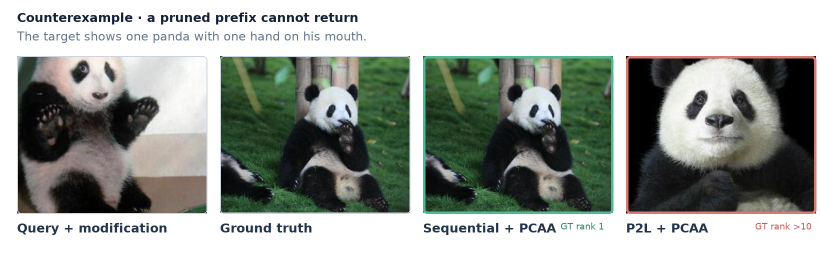
#> input picture docs/assets/case_counterexample.png, 1640 x 520 px, given in place of candidate_retriever_2.jpg, which was not available (shown at 1/2 size)
$ python plot_vldb_system_pipeline.py
#> lines starting #> are read from the running program, lines starting #| are printed output that depends on the picture; after the words box and inside, x2 and y2 are one past the last pixel; in counts of white or black regions, pixels touching at a corner belong together; pictures that were not available may be replaced by others from this repository, and a replacement may not be noted
### scripts/structnar/vldb_figure_style.py
"""Shared drawing primitives for StructNAR PVLDB system diagrams."""

from pathlib import Path

import matplotlib as mpl
import matplotlib.pyplot as plt
import numpy as np
from matplotlib.patches import FancyArrowPatch, FancyBboxPatch, Rectangle
from PIL import Image


ROOT = Path(__file__).resolve().parents[2]
PAPER_DIR = ROOT / "VLDB" / "vldb2027"
FIG_DIR = PAPER_DIR / "figures"
ASSET_DIR = FIG_DIR / "assets"

COLORS = {
    "ink": "#1F2937",
    "muted": "#5B6573",
    "line": "#677487",
    "panel": "#F8FAFC",
    "blue": "#2878B5",
    "blue_light": "#E8F2FA",
    "orange": "#E9812A",
    "orange_light": "#FFF1E5",
    "green": "#2A8C68",
    "green_light": "#E8F6F0",
    "red": "#C84B4B",
    "red_light": "#FBEAEA",
    "purple": "#6F5AA8",
    "purple_light": "#F0ECF8",
    "gray_light": "#EFF2F5",
}


def configure_matplotlib() -> None:
    mpl.rcParams.update(
        {
            "font.family": "sans-serif",
            "font.sans-serif": ["Liberation Sans", "DejaVu Sans"],
            "font.size": 8,
            "pdf.fonttype": 42,
            "ps.fonttype": 42,
            "svg.fonttype": "none",
            "axes.linewidth": 0.8,
            "savefig.bbox": "tight",
            "savefig.pad_inches": 0.015,
        }
    )


def setup_canvas(figsize, xlim=(0, 100), ylim=(0, 100)):
    configure_matplotlib()
    fig, ax = plt.subplots(figsize=figsize)
    ax.set_xlim(*xlim)
    ax.set_ylim(*ylim)
    ax.axis("off")
    return fig, ax


def rounded_box(
    ax,
    x,
    y,
    w,
    h,
    *,
    facecolor="white",
    edgecolor=None,
    linewidth=0.9,
    radius=1.5,
    zorder=1,
):
    edgecolor = edgecolor or COLORS["line"]
    patch = FancyBboxPatch(
        (x, y),
        w,
        h,
        boxstyle=f"round,pad=0.25,rounding_size={radius}",
        facecolor=facecolor,
        edgecolor=edgecolor,
        linewidth=linewidth,
        zorder=zorder,
    )
    ax.add_patch(patch)
    return patch


def arrow(ax, x1, y1, x2, y2, *, color=None, linewidth=1.0, style="-|>", zorder=2):
    patch = FancyArrowPatch(
        (x1, y1),
        (x2, y2),
        arrowstyle=style,
        mutation_scale=8,
        linewidth=linewidth,
        color=color or COLORS["line"],
        shrinkA=1.5,
        shrinkB=1.5,
        zorder=zorder,
    )
    ax.add_patch(patch)
    return patch


def crop_nonblack(path: Path) -> Image.Image:
    image = Image.open(path).convert("RGB")
    arr = np.asarray(image)
    mask = np.max(arr, axis=2) > 18
    if not mask.any():
        return image
    ys, xs = np.where(mask)
    return image.crop((xs.min(), ys.min(), xs.max() + 1, ys.max() + 1))


def place_image(ax, path: Path, x, y, w, h, *, border=True, zorder=3):
    image = crop_nonblack(path)
    ax.imshow(image, extent=(x, x + w, y, y + h), aspect="auto", zorder=zorder)
    if border:
        ax.add_patch(
            Rectangle(
                (x, y),
                w,
                h,
                facecolor="none",
                edgecolor="#CBD2DA",
                linewidth=0.7,
                zorder=zorder + 1,
            )
        )


def save(fig, name: str):
    out = FIG_DIR / name
    fig.savefig(out, dpi=300, transparent=False)
    plt.close(fig)
    return out

### scripts/structnar/plot_vldb_system_pipeline.py
"""Draw the full-width offline/online P2L system pipeline."""

from vldb_figure_style import ASSET_DIR, COLORS, arrow, place_image, rounded_box, save, setup_canvas


def box(ax, x, y, w, h, text, *, fill, stroke, size=7.2, weight="normal", sub=None):
    rounded_box(ax, x, y, w, h, facecolor=fill, edgecolor=stroke, radius=1.0)
    ax.text(x + w / 2, y + h * (0.58 if sub else 0.5), text, ha="center", va="center",
            fontsize=size, color=COLORS["ink"], weight=weight)
    if sub:
        ax.text(x + w / 2, y + h * 0.27, sub, ha="center", va="center", fontsize=5.8,
                color=COLORS["muted"])


def routed_arrow(ax, points, *, color, linewidth=0.9, dashed=False):
    """Draw an orthogonal dependency route with an arrow only at its endpoint."""
    linestyle = (0, (3, 2)) if dashed else "-"
    for (x1, y1), (x2, y2) in zip(points[:-2], points[1:-1]):
        ax.plot(
            [x1, x2],
            [y1, y2],
            color=color,
            linewidth=linewidth,
            linestyle=linestyle,
            solid_capstyle="round",
            zorder=2,
        )
    (x1, y1), (x2, y2) = points[-2], points[-1]
    final_arrow = arrow(
        ax,
        x1,
        y1,
        x2,
        y2,
        color=color,
        linewidth=linewidth,
        zorder=2,
    )
    final_arrow.set_linestyle(linestyle)


def main():
    fig, ax = setup_canvas((7.15, 2.62), ylim=(0, 58))

    # Offline preparation lane.
    rounded_box(ax, 1, 32, 98, 24, facecolor="#FAFBFC", edgecolor="#B6C0CB", radius=1.3)
    ax.text(3, 53.3, "OFFLINE PREPARATION", ha="left", va="center", fontsize=8.0,
            weight="bold", color=COLORS["muted"])

    box(ax, 4, 39, 10, 9, "Training pairs", fill="white", stroke="#AEB8C4",
        size=6.8, sub="query + target ID")
    box(ax, 17, 39, 13, 9, "Masked-ID\npredictor training", fill=COLORS["red_light"],
        stroke=COLORS["red"], size=6.7, weight="bold")
    box(ax, 31.5, 39, 12, 9, "Predictor\ncheckpoint", fill=COLORS["red_light"],
        stroke=COLORS["red"], size=6.7)
    arrow(ax, 14, 43.5, 17, 43.5)
    arrow(ax, 30, 43.5, 31.5, 43.5)

    place_image(ax, ASSET_DIR / "candidate_retriever_2.jpg", 48, 39, 6.5, 9)
#> in crop_nonblack, image is the input picture: PIL image 1640x520 RGB; mean R, G, B 156.3, 161.6, 155.5
#> in crop_nonblack, `mask = np.max(arr, axis=2) > 18`:
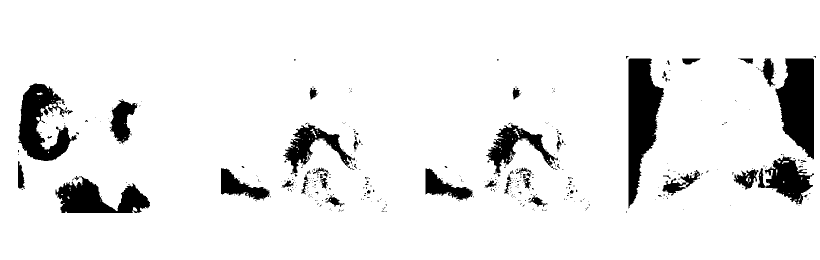
#> mask: shape (520, 1640) bool (shown at 1/2 size); 91.7% white; 414 black regions (365 under 20 px), largest, box (x1, y1, x2, y2) and area: (1257, 117, 1328, 417) 12357, (1551, 117, 1628, 319) 10928, (37, 167, 154, 322) 8950
    ax.text(51.25, 49.3, "Candidates", ha="center", va="bottom", fontsize=6.3,
            color=COLORS["muted"])
    box(ax, 57, 39, 8, 9, "Frozen\nencoder", fill=COLORS["gray_light"],
        stroke="#8491A0", size=6.7)
    box(ax, 67, 39, 11, 9, "RQ50 IDs", fill=COLORS["orange_light"],
        stroke=COLORS["orange"], size=6.7, weight="bold", sub="Trie + ID buckets")
    box(ax, 90.3, 39, 8.2, 9, "Embedding\ncache", fill=COLORS["gray_light"],
        stroke="#8491A0", size=6.3)
    arrow(ax, 54.5, 43.5, 57, 43.5)
    arrow(ax, 65, 43.5, 67, 43.5)
    routed_arrow(
        ax,
        [(61, 48), (61, 50.7), (94.4, 50.7), (94.4, 48.1)],
        color="#8491A0",
        linewidth=0.85,
    )
    ax.text(80.0, 51.0, "candidate embeddings", ha="center", va="bottom",
            fontsize=5.7, color=COLORS["muted"],
            bbox=dict(facecolor="#FAFBFC", edgecolor="none", pad=0.5))

    # Online query execution lane.
    rounded_box(ax, 1, 2, 98, 27, facecolor="#F7FAFC", edgecolor="#7D8997", radius=1.3)
    ax.text(3, 26.3, "ONLINE QUERY EXECUTION", ha="left", va="center", fontsize=8.0,
            weight="bold", color=COLORS["blue"])

    place_image(ax, ASSET_DIR / "query_running_dog.jpg", 4, 8, 8.5, 10)
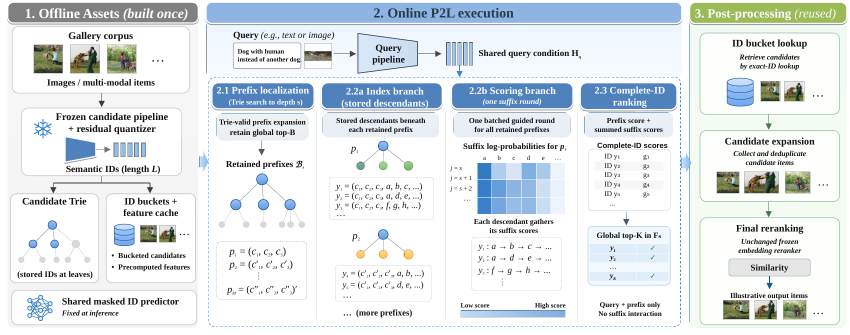
#> input picture docs/assets/framework-20260913.png, 1700 x 669 px, given in place of query_running_dog.jpg, which was not available (shown at 1/2 size)
#> in crop_nonblack, image is the input picture: PIL image 1700x669 RGB; mean R, G, B 223, 229.4, 233
#> in crop_nonblack (call 2), `mask = np.max(arr, axis=2) > 18`:
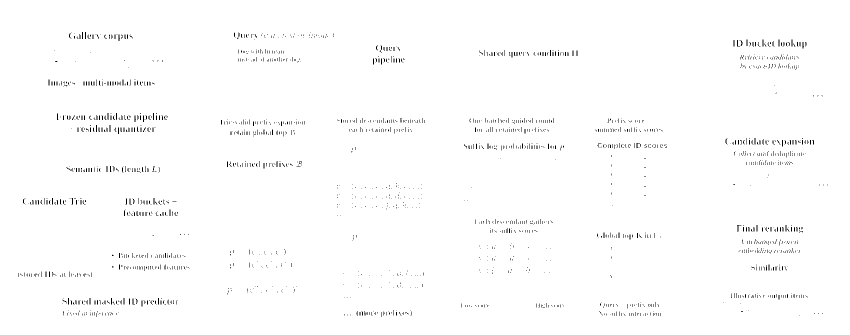
#> mask: shape (669, 1700) bool (shown at 1/2 size); 98.9% white; black in thin lines or dots, all inside (x1, y1, x2, y2) = (36, 64, 1655, 634)
    ax.text(8.25, 20.2, "multimodal query", ha="center", va="center", fontsize=6.1,
            color=COLORS["muted"])
    box(ax, 15.5, 8, 11, 10, "Frozen query\npipeline", fill=COLORS["gray_light"],
        stroke="#8491A0", size=6.6)
    box(ax, 30.5, 7, 14, 12, "P2L prefix\ntraversal", fill=COLORS["blue_light"],
        stroke=COLORS["blue"], size=7.0, weight="bold", sub="$s$ guided rounds")
    box(ax, 47.5, 7, 13, 12, "Parallel suffix\nscoring", fill=COLORS["orange_light"],
        stroke=COLORS["orange"], size=7.0, weight="bold", sub="one guided round")
    box(ax, 65.5, 7, 14, 12, "Complete-leaf\nranking", fill=COLORS["green_light"],
        stroke=COLORS["green"], size=6.5, weight="bold", sub="optional PCAA")
    box(ax, 81, 8, 8, 10, "ID bucket\nlookup", fill=COLORS["purple_light"],
        stroke=COLORS["purple"], size=6.5)
    box(ax, 91, 8, 7, 10, "Rerank", fill="white", stroke="#8491A0", size=6.6,
        weight="bold")

    for x1, x2 in [(12.5, 15.5), (26.5, 30.5), (44.5, 47.5), (60.5, 65.5),
                   (79.5, 81), (89, 91)]:
        arrow(ax, x1, 13, x2, 13)

    # Offline artifacts feed the aligned online operators through vertical,
    # dashed dependency arrows.  Keeping these routes orthogonal avoids the
    # three crossing diagonals in the earlier rendering.
    routed_arrow(
        ax,
        [(37.5, 38.9), (37.5, 19.2)],
        color=COLORS["red"],
        linewidth=0.85,
        dashed=True,
    )
    routed_arrow(
        ax,
        [(72.5, 38.9), (72.5, 19.2)],
        color=COLORS["orange"],
        linewidth=0.85,
        dashed=True,
    )
    routed_arrow(
        ax,
        [(94.4, 38.9), (94.4, 18.2)],
        color="#8491A0",
        linewidth=0.85,
        dashed=True,
    )

    ax.text(37, 4.6, "Trie-constrained prefix", ha="center", va="center", fontsize=5.8,
            color=COLORS["blue"])
    ax.text(54, 4.6, "stored descendants only", ha="center", va="center", fontsize=5.8,
            color=COLORS["orange"])
    ax.text(72.5, 4.6, "global top-$K$ IDs", ha="center", va="center", fontsize=5.8,
            color=COLORS["green"])

    save(fig, "ours_pipeline.pdf")
#> in save, `fig.savefig(out, dpi=300, transparent=False)`:
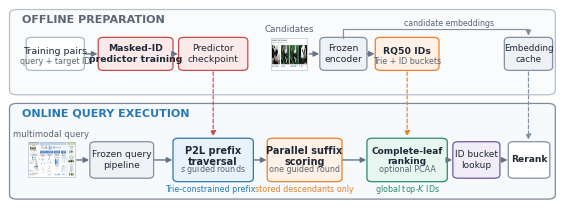
#> figure drawn by matplotlib, 1 panel


if __name__ == "__main__":
    main()
